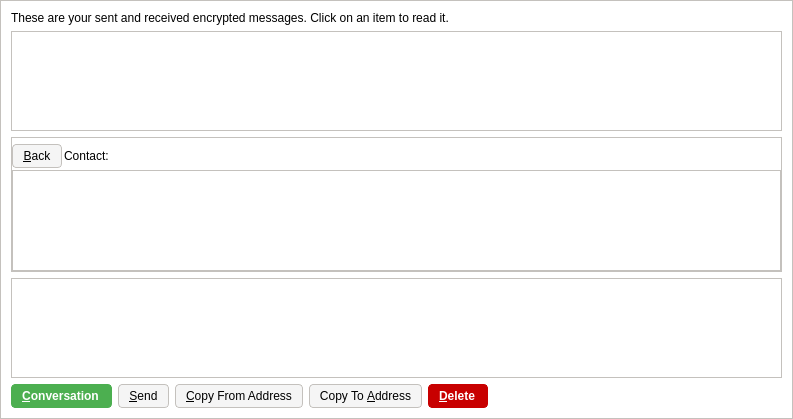
<?xml version="1.0" encoding="UTF-8"?>
<ui version="4.0">
 <class>MessagePage</class>
 <widget class="QWidget" name="MessagePage">
  <property name="geometry">
   <rect>
    <x>0</x>
    <y>0</y>
    <width>793</width>
    <height>419</height>
   </rect>
  </property>
  <property name="windowTitle">
   <string>Address Book</string>
  </property>
  <property name="styleSheet">
   <string notr="true">background-color: rgb(255, 255, 255);
border: 1px solid #c4c1bd;</string>
  </property>
  <layout class="QVBoxLayout" name="verticalLayout_2">
   <item>
    <widget class="QLabel" name="labelExplanation">
     <property name="styleSheet">
      <string notr="true">border: 0;</string>
     </property>
     <property name="text">
      <string>These are your sent and received encrypted messages. Click on an item to read it.</string>
     </property>
     <property name="textFormat">
      <enum>Qt::PlainText</enum>
     </property>
     <property name="wordWrap">
      <bool>true</bool>
     </property>
    </widget>
   </item>
   <item>
    <widget class="QTableView" name="tableView">
     <property name="contextMenuPolicy">
      <enum>Qt::CustomContextMenu</enum>
     </property>
     <property name="toolTip">
      <string>Click on a message to view it</string>
     </property>
     <property name="tabKeyNavigation">
      <bool>false</bool>
     </property>
     <property name="alternatingRowColors">
      <bool>true</bool>
     </property>
     <property name="selectionMode">
      <enum>QAbstractItemView::SingleSelection</enum>
     </property>
     <property name="selectionBehavior">
      <enum>QAbstractItemView::SelectRows</enum>
     </property>
     <property name="sortingEnabled">
      <bool>true</bool>
     </property>
     <attribute name="verticalHeaderVisible">
      <bool>false</bool>
     </attribute>
    </widget>
   </item>
   <item>
    <layout class="QVBoxLayout" name="verticalLayout">
     <item>
      <widget class="QGroupBox" name="messageDetails">
       <property name="title">
        <string/>
       </property>
       <layout class="QVBoxLayout" name="verticalLayout_4">
        <property name="spacing">
         <number>2</number>
        </property>
        <property name="leftMargin">
         <number>0</number>
        </property>
        <property name="topMargin">
         <number>6</number>
        </property>
        <property name="rightMargin">
         <number>0</number>
        </property>
        <property name="bottomMargin">
         <number>0</number>
        </property>
        <item>
         <layout class="QHBoxLayout" name="horizontalLayout_3">
          <item>
           <widget class="QPushButton" name="backButton">
            <property name="styleSheet">
             <string notr="true">background-color: rgb(245, 245, 245);
border-radius: 4px;
border: 1px solid #c4c1bd;
font-weight: 400;
padding: 4px;
padding-left: 10px;
padding-right: 10px;
icon-size: 0;</string>
            </property>
            <property name="text">
             <string>&amp;Back</string>
            </property>
            <property name="icon">
             <iconset resource="../bitcoin.qrc">
              <normaloff>:/icons/quit</normaloff>:/icons/quit</iconset>
            </property>
           </widget>
          </item>
          <item>
           <widget class="QLabel" name="labelContact">
            <property name="styleSheet">
             <string notr="true">border: 0;</string>
            </property>
            <property name="text">
             <string>Contact:</string>
            </property>
           </widget>
          </item>
          <item>
           <widget class="QLabel" name="contactLabel">
            <property name="styleSheet">
             <string notr="true">border: 0;</string>
            </property>
            <property name="text">
             <string/>
            </property>
           </widget>
          </item>
          <item>
           <spacer name="horizontalSpacer_3">
            <property name="orientation">
             <enum>Qt::Horizontal</enum>
            </property>
            <property name="sizeHint" stdset="0">
             <size>
              <width>40</width>
              <height>20</height>
             </size>
            </property>
           </spacer>
          </item>
         </layout>
        </item>
        <item>
         <widget class="QListView" name="listConversation">
          <property name="styleSheet">
           <string notr="true">#listConversation { color: #000000; }</string>
          </property>
         </widget>
        </item>
        <item>
         <layout class="QVBoxLayout" name="verticalLayout_3"/>
        </item>
       </layout>
      </widget>
     </item>
     <item>
      <widget class="MRichTextEdit" name="messageEdit" native="true">
       <property name="minimumSize">
        <size>
         <width>0</width>
         <height>100</height>
        </size>
       </property>
      </widget>
     </item>
     <item>
      <layout class="QHBoxLayout" name="horizontalLayout">
       <item>
        <widget class="QPushButton" name="newButton">
         <property name="styleSheet">
          <string notr="true">background-color: rgb(76, 175, 80);
color: rgb(255, 255, 255);
border-radius: 4px;
border-color:  rgb(76, 175, 80);
font-weight: 600;
padding: 4px;
padding-left: 10px;
padding-right: 12px;
icon-size: 0;</string>
         </property>
         <property name="text">
          <string>&amp;Conversation</string>
         </property>
         <property name="icon">
          <iconset resource="../bitcoin.qrc">
           <normaloff>:/icons/add</normaloff>:/icons/add</iconset>
         </property>
        </widget>
       </item>
       <item>
        <widget class="QPushButton" name="sendButton">
         <property name="toolTip">
          <string>Sign a message to prove you own a Madcoin address</string>
         </property>
         <property name="styleSheet">
          <string notr="true">background-color: rgb(245, 245, 245);
border-radius: 4px;
border: 1px solid #c4c1bd;
font-weight: 400;
padding: 4px;
padding-left: 10px;
padding-right: 10px;
icon-size: 0;</string>
         </property>
         <property name="text">
          <string>&amp;Send</string>
         </property>
         <property name="icon">
          <iconset resource="../bitcoin.qrc">
           <normaloff>:/icons/send</normaloff>:/icons/send</iconset>
         </property>
        </widget>
       </item>
       <item>
        <widget class="QPushButton" name="copyFromAddressButton">
         <property name="toolTip">
          <string>Copy the currently selected address to the system clipboard</string>
         </property>
         <property name="styleSheet">
          <string notr="true">background-color: rgb(245, 245, 245);
border-radius: 4px;
border: 1px solid #c4c1bd;
font-weight: 400;
padding: 4px;
padding-left: 10px;
padding-right: 10px;
icon-size: 0;</string>
         </property>
         <property name="text">
          <string>&amp;Copy From Address</string>
         </property>
         <property name="icon">
          <iconset resource="../bitcoin.qrc">
           <normaloff>:/icons/editcopy</normaloff>:/icons/editcopy</iconset>
         </property>
        </widget>
       </item>
       <item>
        <widget class="QPushButton" name="copyToAddressButton">
         <property name="toolTip">
          <string>Copy the currently selected address to the system clipboard</string>
         </property>
         <property name="styleSheet">
          <string notr="true">background-color: rgb(245, 245, 245);
border-radius: 4px;
border: 1px solid #c4c1bd;
font-weight: 400;
padding: 4px;
padding-left: 10px;
padding-right: 10px;
icon-size: 0;</string>
         </property>
         <property name="text">
          <string>Copy To &amp;Address</string>
         </property>
         <property name="icon">
          <iconset resource="../bitcoin.qrc">
           <normaloff>:/icons/editcopy</normaloff>:/icons/editcopy</iconset>
         </property>
        </widget>
       </item>
       <item>
        <widget class="QPushButton" name="deleteButton">
         <property name="toolTip">
          <string>Delete the currently selected address from the list</string>
         </property>
         <property name="styleSheet">
          <string notr="true">background-color: #c80000;
color: rgb(255, 255, 255);
border-radius: 4px;
border-color:  #c80000;
font-weight: 600;
padding: 4px;
padding-left: 10px;
padding-right: 12px;
icon-size: 0;</string>
         </property>
         <property name="text">
          <string>&amp;Delete</string>
         </property>
         <property name="icon">
          <iconset resource="../bitcoin.qrc">
           <normaloff>:/icons/remove</normaloff>:/icons/remove</iconset>
         </property>
        </widget>
       </item>
       <item>
        <spacer name="horizontalSpacer">
         <property name="orientation">
          <enum>Qt::Horizontal</enum>
         </property>
         <property name="sizeHint" stdset="0">
          <size>
           <width>40</width>
           <height>20</height>
          </size>
         </property>
        </spacer>
       </item>
      </layout>
     </item>
    </layout>
   </item>
  </layout>
 </widget>
 <customwidgets>
  <customwidget>
   <class>MRichTextEdit</class>
   <extends>QWidget</extends>
   <header>mrichtextedit.h</header>
   <container>1</container>
  </customwidget>
 </customwidgets>
 <resources>
  <include location="../bitcoin.qrc"/>
 </resources>
 <connections/>
</ui>
